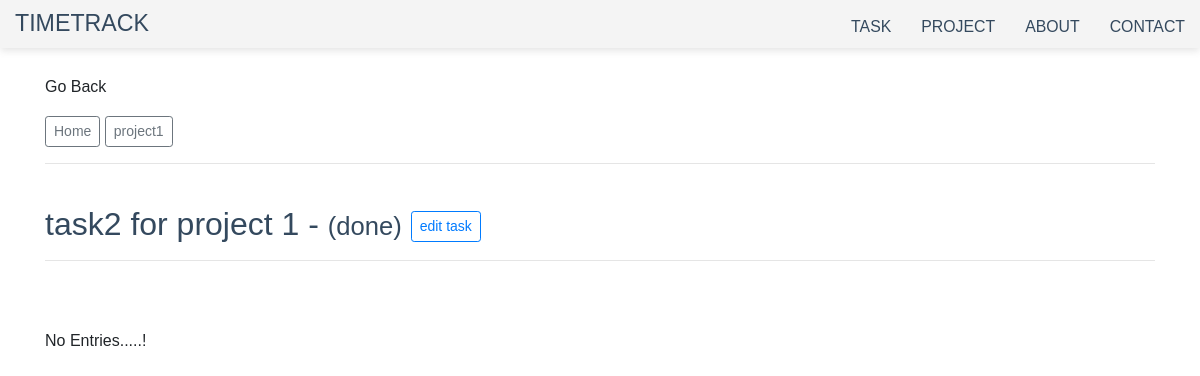
The page /project/6/7/ on the database as committed earlier.
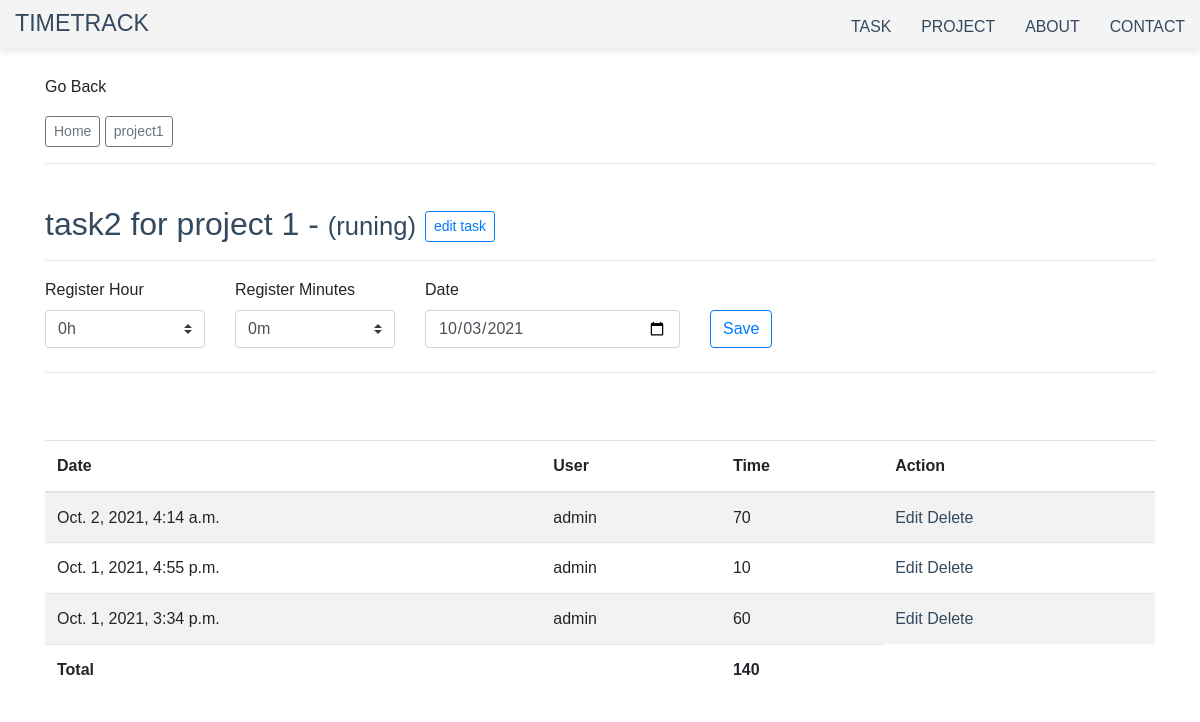
The same page on the database as committed later.
### project/models.py (models this page shows, shortened)
class Task(models.Model):
    RUNING = 'runing'
    DONE = 'done'
    STATUS_CHOICES = [
        (RUNING, 'Runing'),
        (DONE, 'Done'),
    ]
    project = models.ForeignKey(
        Project, related_name='task', on_delete=models.CASCADE)
    name = models.CharField(max_length=255)
    created_at = models.DateTimeField(default=timezone.now)
    created_by = models.ForeignKey(
        User, related_name='task', on_delete=models.CASCADE)
    status = models.CharField(
        max_length=20,
        choices=STATUS_CHOICES,
        default=RUNING
    )
    class Meta:
        ordering = ['-created_at']
    def registered_time(self):
        return sum(entry.minutes for entry in self.entries.all())

class Project(models.Model):
    title = models.CharField(max_length=255)
    client_name = models.CharField(max_length=250)
    deadline = models.DateField(null=True, blank=True)
    created_at = models.DateTimeField(auto_now_add=True)
    created_by = models.ForeignKey(
        User, related_name='project', on_delete=models.CASCADE)
    class Meta:
        ordering = ['created_at']

class Entry(models.Model):
    project = models.ForeignKey(
        Project, related_name='entries', on_delete=models.CASCADE)
    task = models.ForeignKey(
        Task, related_name='entries', on_delete=models.CASCADE)
    minutes = models.IntegerField(default=0)
    is_tracked = models.BooleanField(default=False)
    created_by = models.ForeignKey(
        User, related_name='entries', on_delete=models.CASCADE)
    created_at = models.DateTimeField()
    class Meta:
        ordering = ['-created_at']

### project/views.py (the view, shortened to what this page needs)
# urls.py: path('project/<int:pk>/<int:task_id>/', task_detail, name='task_detail'),
def task_detail(request, pk, task_id):
    project = get_object_or_404(Project, pk=pk)
    task = get_object_or_404(Task, pk=task_id)
    context = {
        'project': project,
        'task': task,
        'today': datetime.today()  # facing problem on this
    }
    return render(request, 'project/task_detail.html', context)

### project/templates/project/task_detail.html (shortened to what this page needs)
{% extends 'project/home.html' %}
{%block content%}
<br />
<p>Go Back</p>
<a
  class="btn btn-outline-secondary btn-sm"
  href="{% url 'home' %}"
  >Home
</a>
<a
  class="btn btn-outline-secondary btn-sm"
  href="{% url 'project_detail' project.id %}"
  >{{task.project.title}}
</a>
<br>
<hr>
<br>
<h2>
  {{ task.name }} -
  <small>({{ task.status }})</small>
  <span
    ><a
      class="btn btn-outline-primary btn-sm"
      href="{% url 'task_edit' project.id task.id %}"
      >edit task</a
    >
  </span>
</h2>
{% if task.status == 'runing' %}
<hr />
<form method="POST">
  <div class="row mt-3">
    <div class="col-sm-2 mb-2">
      <label>Register Hour</label>
      <select name="hours" class="custom-select">
        <option value="0">0h</option>
      </select>
    </div>
    <div class="col-sm-2 mb-2">
      <label>Register Minutes</label>
      <select name="minutes" class="custom-select">
        <option value="0">0m</option>
      </select>
    </div>
    <div class="col-sm-3 mb-2">
      <label>Date</label>
      <input
        class="form-control"
        type="date"
        name="date"
        value="{{ today|date:'Y-m-d' }}"
        placeholder="yyyy-mm-dd"
      />
    </div>
    <div class="col-sm-2 mt-2">
      <br />
      <button type="submit" class="btn btn-outline-primary">Save</button>
    </div>
  </div>
</form>
{% endif %}
<hr />
<br />
<br />
{% if task.entries.all %}
<table class="table table-striped">
  <thead>
    <tr>
      <th scope="col">Date</th>
      <th scope="col">User</th>
      <th scope="col">Time</th>
      <th scope="col">Action</th>
    </tr>
  </thead>
  <tbody>
    {% for entry in task.entries.all %}
    <tr>
      <td>{{ entry.created_at }}</td>
      <td>{{ entry.created_by.username }}</td>
      <td>{{ entry.minutes }}</td>
      <td>
        <a href="{% url 'edit-entry' project.id task.id entry.id %}">Edit</a>
        <a href="#">Delete</a>
      </td>
    </tr>
    {% endfor %}
  </tbody>
  <tfoot>
    <tr>
      <th>Total</th>
      <th></th>
      <th>{{ task.registered_time}}</th>
    </tr>
  </tfoot>
</table>
{% else %}
<p>No Entries.....!</p>
{% endif %}
{% endblock content %}

Rows that differ between the two databases and show on the page:
changed Task "task2 for project 1": status "done" → "runing"; registered_time (not shown) → "140"
added Entry: created_at "Oct. 2, 2021, 4:14 a.m.", created_by.username "admin", minutes "70"
added Entry: created_at "Oct. 1, 2021, 4:55 p.m.", created_by.username "admin", minutes "10"
added Entry: created_at "Oct. 1, 2021, 3:34 p.m.", created_by.username "admin", minutes "60"
Other text that changed with them:
form field hours: (not shown) → "0h"
form field minutes: (not shown) → "0m"
form field date: (not shown) → "10/03/2021"
text no longer shown: "No Entries.....!"
text now shown: "Register Hour Register Minutes Date Save Date User Time Action Total"
